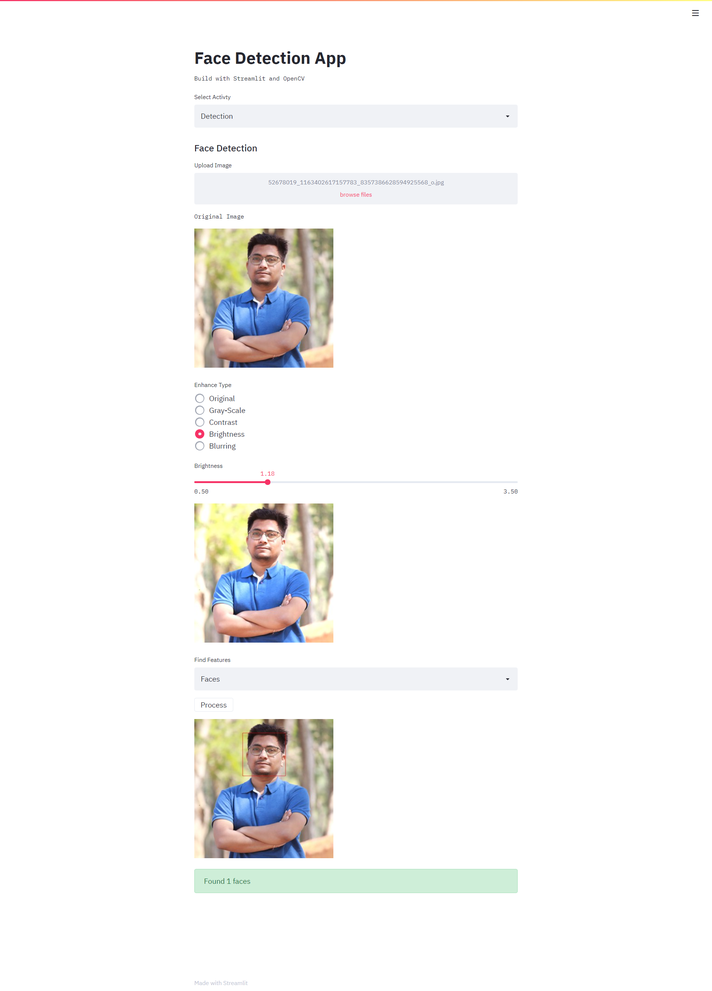
#> input picture screencapture-face-detection-apps.png, 712 x 991 px, shrunk from 1920 x 2671 before the run
$ python -i app.py   (imports and definitions only)
#> lines starting #> are read from the running program, lines starting #| are printed output that depends on the picture; after the words box and inside, x2 and y2 are one past the last pixel; in counts of white or black regions, pixels touching at a corner belong together
#> further down, picture is the input picture: PIL image 712x991 RGBA; mean R, G, B, A 246.6, 246.4, 245.7, 255
# Core Pkgs
import streamlit as st
import cv2
from PIL import Image,ImageEnhance
import numpy as np
import os

# [4 lines left out: function load_image, not called in this run]


face_cascade = cv2.CascadeClassifier('frecog/haarcascade_frontalface_default.xml')
eye_cascade = cv2.CascadeClassifier('frecog/haarcascade_eye.xml')
smile_cascade = cv2.CascadeClassifier('frecog/haarcascade_smile.xml')

# [31 lines left out: functions detect_faces, detect_eyes, detect_smiles, not called in this run]

def cartonize_image(our_image):
	new_img = np.array(our_image.convert('RGB'))
	img = cv2.cvtColor(new_img,1)
	gray = cv2.cvtColor(new_img, cv2.COLOR_BGR2GRAY)
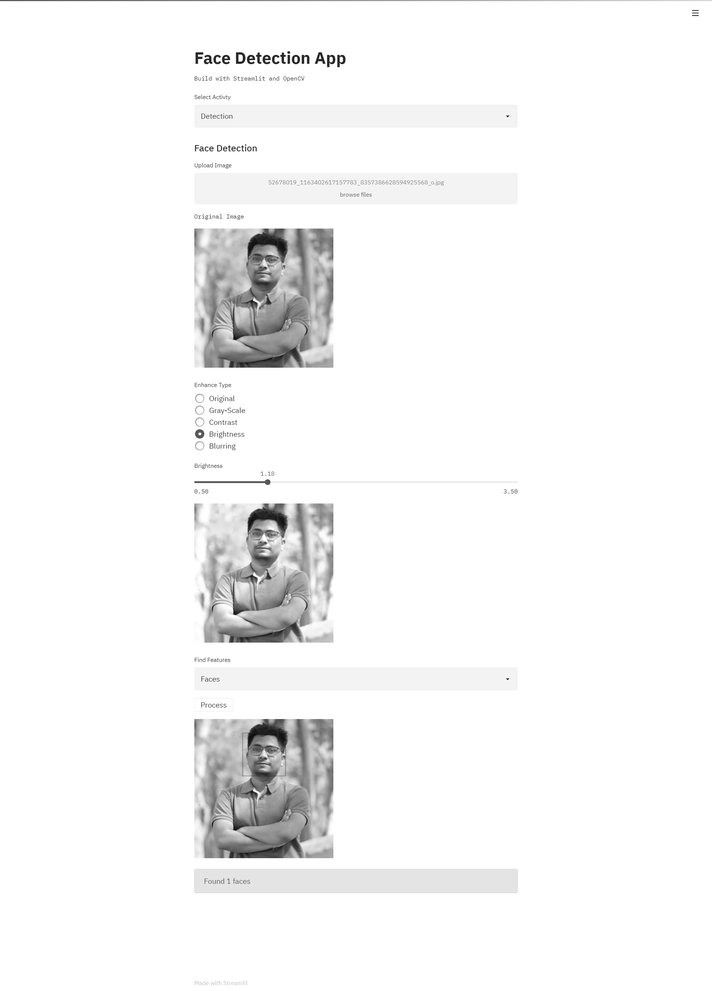
#> gray: shape (991, 712); min 1, max 255, mean 246.2
	# Edges
	gray = cv2.medianBlur(gray, 5)
	edges = cv2.adaptiveThreshold(gray, 255, cv2.ADAPTIVE_THRESH_MEAN_C, cv2.THRESH_BINARY, 9, 9)
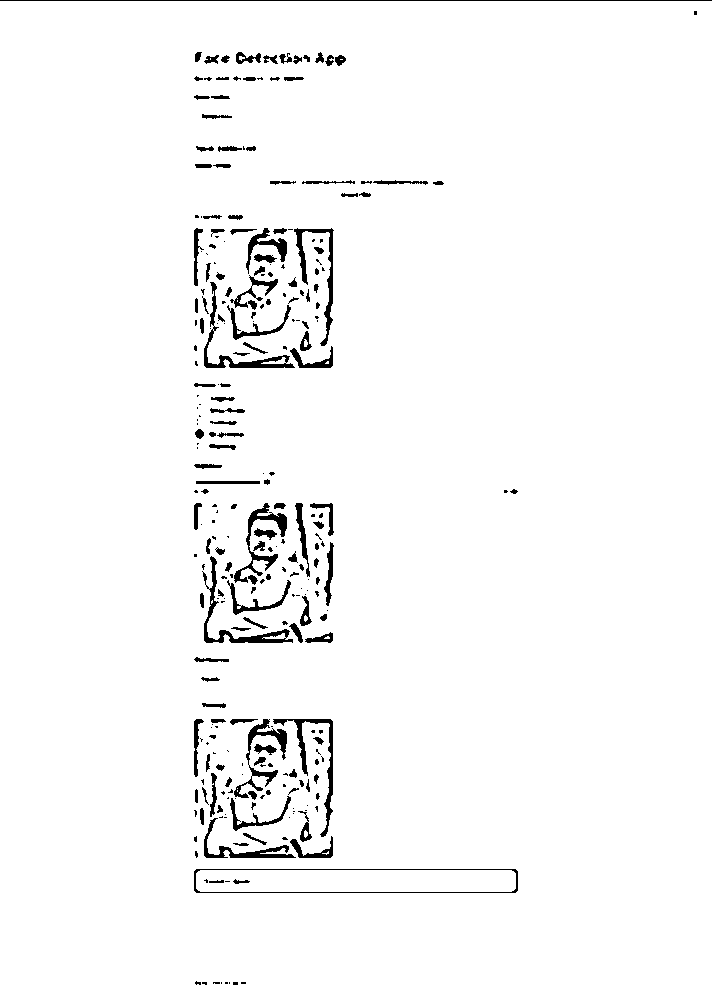
#> edges: shape (991, 712); 97.2% white; 283 black regions (133 under 20 px), largest, box (x1, y1, x2, y2) and area: (202, 556, 293, 643) 942, (273, 719, 333, 837) 932, (204, 282, 295, 368) 873
	#Color
	color = cv2.bilateralFilter(img, 9, 300, 300)
	#Cartoon
	cartoon = cv2.bitwise_and(color, color, mask=edges)
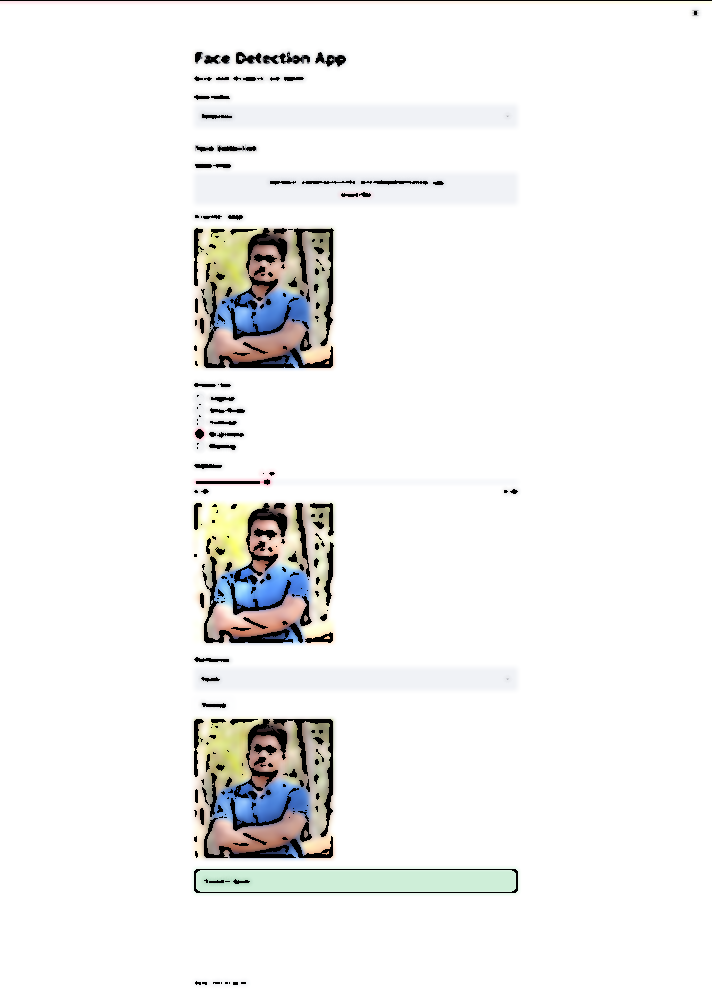
#> cartoon: shape (991, 712, 3); mean R, G, B 242.2, 242.1, 241.5

	return cartoon


# [92 lines left out: functions cannize_image, main, not called in this run]
		#st.text("Jesse E.Agbe(JCharis)")
		#st.success("Jesus Saves @JCharisTech")


# [2 lines not run here, left out]

>>> from PIL import Image
>>> picture = Image.open('screencapture-face-detection-apps.png')
>>> result = cartonize_image(picture)
